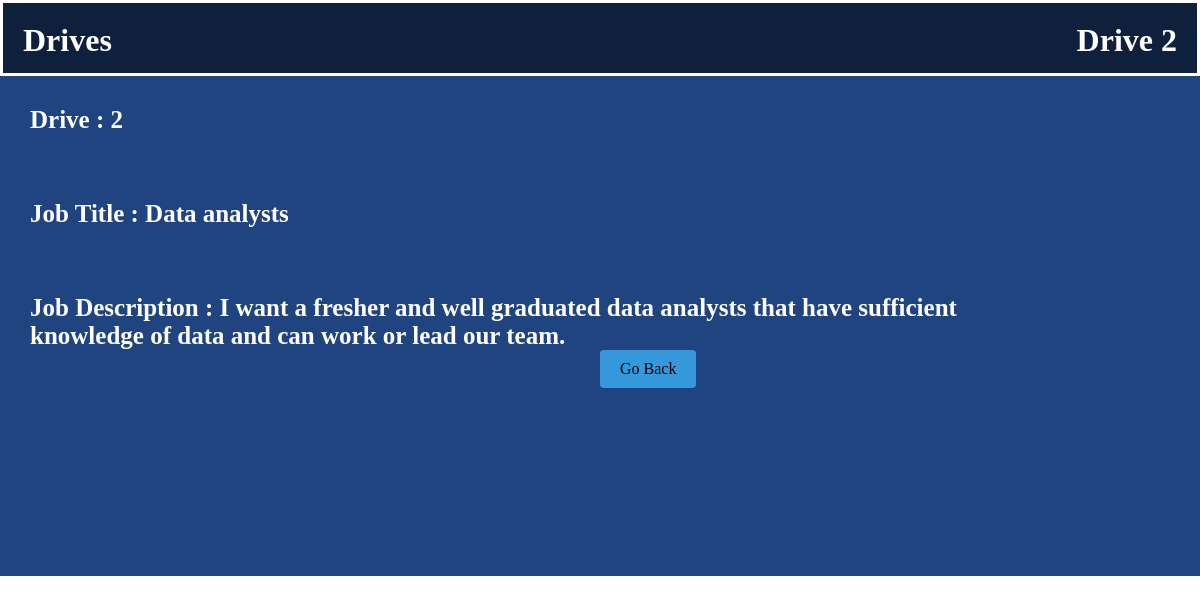
Page /view_details/2 on the committed database.
### models.py (models this page shows)
class Drive(db.Model):
    __tablename__ = 'drive'
    id = db.Column(db.Integer , primary_key=True)
    user_id = db.Column(db.Integer , db.ForeignKey('users.id') , nullable=False)
    drive_name = db.Column(db.String(100) , nullable=False)
    company_id = db.Column(db.Integer , nullable=False)
    job_title = db.Column(db.String(100) , nullable=False)
    job_description = db.Column(db.String(100) , nullable=True)
    eligibilty = db.Column(db.String(100) , nullable=False)
    deadline = db.Column(db.DateTime)
    status = db.Column(db.String , default="pending")
    user = db.relationship('User', backref='drives')

### app.py (the view)
@app.route('/view_details/<int:id>',methods=['GET','POST'])
def view_details(id):
    drive = Drive.query.filter_by(id=id).first()
    company = Profile.query.filter_by(company_id=id).first()
    return render_template('view_details.html',drive=drive,company=company)

### templates/view_details.html (shortened to what this page needs)
<!DOCTYPE html>
<html lang="en">
<head>
</head>
<body>
    <div class="container">
        <div class="main">
            <div class="banner flex">
                <h1>Drives</h1>
                <h1>{{ drive.drive_name }}</h1>
            </div>
            <div class="main-content">
                {% if drive %}
                <div class="content">
                    <h3>Drive : {{drive.id}}</h3>
                    <br><br>
                    <h3>Job Title : {{drive.job_title}}</h3>
                    <br><br>
                    <h3>Job Description : {{drive.job_description}}</h3>
                    <a href="/admin_dash">Go Back</a>
                </div>
                {% endif %}
                <div class="content">
                </div>
            </div>
        </div>
    </div>
</body>
</html>

### templates/view_details.html (style rules this page uses)
* { margin: 0; padding: 0; text-decoration: none; list-style: none; }
.flex { display: flex; justify-content: space-between; align-items: center; }
.banner { height: 70px; color: white; border: 3px solid white; background-color: rgb(14, 32, 60); }
a { display: inline-block; padding: 10px 20px; background-color: #3498db; color: black; text-decoration: none; border-radius: 4px; font-size: 1rem; text-align: center; transition: all 0.3s ease; margin-left: 600px; }
.content { background-color: rgb(32, 68, 127); height: 500px; }
h1 { padding-left: 20px; margin-top: 10px; margin-bottom: 5px; }
.content h3 { padding-top: 30px; font-weight: bold; font-size: 25px; color: white; margin-left: 30px; }
.main-content { background-color: rgb(32, 68, 127); height: 500px; display: flex; justify-content: space-between; }
.banner h1 { margin-right: 20px; }

### rows in the picture
Drive: drive_name "Drive 2", id "2", job_title "Data analysts", job_description "I want a fresher and well graduated data analysts that have sufficient knowledge of data and can work or lead our team."
